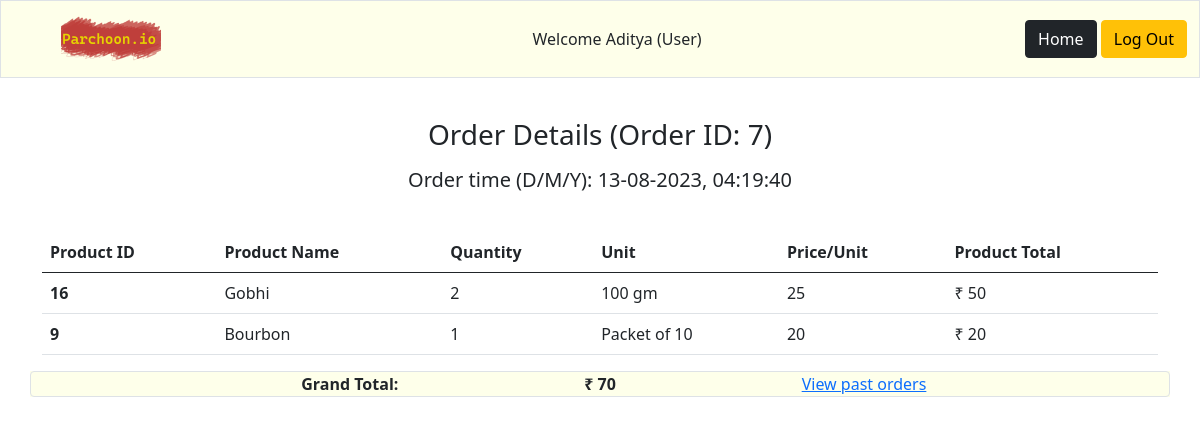
The app's page /order_summary/1/7/ with its own data.
### model.py (models this page shows, shortened)
class Users(db.Model):
    __tablename__ = 'users'
    user_id= db.Column(db.Integer, autoincrement=True, primary_key=True, nullable=False, unique=True)
    user_email= db.Column(db.String, nullable=False, unique=True)
    user_password= db.Column(db.String, nullable=False)
    user_username= db.Column(db.String, nullable=False, unique=True)
    user_firstname= db.Column(db.String, nullable=True)
    user_midname= db.Column(db.String)
    user_lastname= db.Column(db.String)
    user_city= db.Column(db.String, nullable=False)
    user_pincode= db.Column(db.Integer, nullable=False)
    user_address= db.Column(db.String)

class Orders(db.Model):
    __tablename__ = 'orders'
    order_rowID = db.Column(db.Integer, primary_key=True, nullable=False, autoincrement=True)
    order_id = db.Column(db.Integer, nullable=False)
    order_userID = db.Column(db.Integer, db.ForeignKey('users.user_id'), nullable=False)
    order_itemID = db.Column(db.Integer, db.ForeignKey('items.item_id'), nullable=False)
    order_qty = db.Column(db.Integer, nullable=False)
    order_price = db.Column(db.Integer, nullable=False)
    order_unit = db.Column(db.String, nullable=False)
    order_time = db.Column(db.Float())
    order_total = db.Column(db.Integer)
    order_itemName = db.Column(db.String)

class Unique_orders(db.Model):
    __tablename__ = 'unique_orders'
    order_id = db.Column(db.Integer, primary_key=True, nullable=False)
    user_id = db.Column(db.Integer, nullable=False)
    order_total = db.Column(db.Integer)
    order_time = db.Column(db.Float())

### routes.py (the view)
@app.route('/order_summary/<int:userID>/<int:orderID>/')
def order_summary(userID, orderID):
    user = Users.query.get(userID) # Current user
    uniqueOrder = Unique_orders.query.get(orderID)
    order = Orders.query.filter_by(order_id=orderID).all()
    orderTime = dt.datetime.fromtimestamp(uniqueOrder.order_time)
    orderTime = orderTime.strftime("%d-%m-%Y, %H:%M:%S")
    return rt('order_summary.html', userID=userID, orderID=orderID, uniqueOrder=uniqueOrder, order=order, user=user, Items=Items, orderTime=orderTime)

### templates/order_summary.html
{% extends 'base.html' %}
{%block buttons%}
    <a href="{{url_for('user_home',userID=userID)}}" type="button" class="btn btn-dark">Home</a>
    <a href="{{url_for('index')}}" type="button" class="btn btn-warning">Log Out</a>
{%endblock%}
{% block welcome%} {{user.user_firstname}} {% endblock %}
{% block content %}
<br>
<h3 class="mx-1 my-3 text-center"> Order Details (Order ID: {{orderID}}) </h3>
<h5 class="mx-1 my-3 text-center"> Order time (D/M/Y): {{orderTime}}</h5>
<br>
<div class="container">
  <table class="table">
    <thead>
        <tr>
          <th scope="col-1"> Product ID </th>
          <th scope="col-4"> Product Name </th>
          <th scope="col-1"> Quantity </th>
          <th scope="col-3"> Unit </th>
          <th scope="col-1"> Price/Unit </th>
          <th scope="col-2"> Product Total </th>
        </tr>
      </thead>
      <tbody>
        {% for row in order %}
        <tr>
            <td> <b> {{row.order_itemID}} </b> </td>
            <td> {{row.order_itemName}} </td>
            <td> {{row.order_qty}} </td>
            <td> {{row.order_unit}} </td>
            <td> {{row.order_price}} </td>
            <td> ₹ {{row.order_total}} </td>
        </tr>
        {% endfor %}
    </tbody>
  </table>
</div>
<div class="container" style="background-color:#feffea;">
<div class="row border rounded-start rounded-end">
    <div class="col-4 text-end"> <b>Grand Total: </b></div>
    <div class="col-4 text-center"><b> ₹ {{uniqueOrder.order_total}}</b></div>
    <div class="col-4">
        <div class="row">
        <a href="{{url_for('user_orders', userID=userID)}}">  View past orders </a>
        </div>
    </div>
</div>
</div>
{% endblock %}

### records on screen
Users: user_firstname "Aditya"
Orders: order_itemID "16", order_itemName "Gobhi", order_qty "2", order_unit "100 gm", order_price "25", order_total "50"
Orders: order_itemID "9", order_itemName "Bourbon", order_qty "1", order_unit "Packet of 10", order_price "20", order_total "20"
Unique_orders: order_total "70"

### other values on screen
{{ orderID }} "7"
{{ orderTime }} "13-08-2023, 04:19:40"
